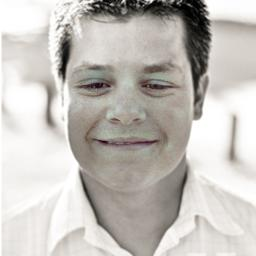
#> input picture test_fake.jpg, 256 x 256 px; its folder holds only this picture in this run
$ python -i step2_detect_faces.py   (imports and definitions only)
#> lines starting #> are read from the running program, lines starting #| are printed output that depends on the picture
#!/usr/bin/env python3
"""VeriGuard - Step 2: Face Detection & Train/Val/Test Split"""

import os
import cv2
from pathlib import Path
from tqdm import tqdm
from sklearn.model_selection import train_test_split

BASE_DIR = Path.home() / 'repo' / 'veriguard'
PROCESSED_PATH = BASE_DIR / 'data' / 'processed'
TARGET_SIZE = 299  # XceptionNet input size
MIN_FACE_SIZE = 80
TRAIN_RATIO = 0.70
VAL_RATIO = 0.15
TEST_RATIO = 0.15

# [9 lines not run here, left out]
face_cascade = cv2.CascadeClassifier(
    cv2.data.haarcascades + 'haarcascade_frontalface_default.xml'
)
# [1 line not run here, left out]

def detect_and_crop_face(img_path, target_size=299, min_size=80):
    """Detect largest face and crop to target size"""
#> called with img_path = '../test_fake.jpg', target_size = 299, min_size = 80
    try:
        img = cv2.imread(str(img_path))
#> img is the input picture: shape (256, 256, 3); mean B, G, R 187.1, 192.2, 196
        if img is None:
            return None

        gray = cv2.cvtColor(img, cv2.COLOR_BGR2GRAY)
        faces = face_cascade.detectMultiScale(
            gray,
            scaleFactor=1.1,
            minNeighbors=5,
            minSize=(min_size, min_size)
        )
#> faces = [[44, 19, 165, 165]]

        if len(faces) == 0:
            return None

        # Get largest face
        x, y, w, h = max(faces, key=lambda f: f[2] * f[3])
#> x = 44; y = 19; w = 165; h = 165

        # Add 20% margin
        margin = int(w * 0.2)
#> margin = 33
        x = max(0, x - margin)
#> x = 11
        y = max(0, y - margin)
#> y = 0
        w = min(img.shape[1] - x, w + 2 * margin)
#> w = 231
        h = min(img.shape[0] - y, h + 2 * margin)
#> h = 231

        # Crop and resize
        face = img[y:y+h, x:x+w]
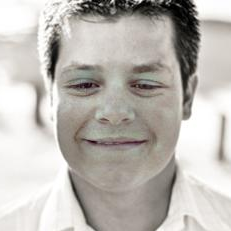
#> face: shape (231, 231, 3); mean B, G, R 179.5, 184.9, 189
        face_resized = cv2.resize(face, (target_size, target_size))

        return face_resized
    except:
        return None

# ============================================================
# STEP 2.1: COLLECT FRAME PATHS
# ============================================================

# [3 lines not run here, left out]

real_frames = list((PROCESSED_PATH / 'Real').glob('*.jpg'))
fake_frames = []

fake_datasets = ['Deepfakes', 'FaceSwap', 'Face2Face', 'NeuralTextures']
# [17 lines not run here, left out]

# Split real frames
# [3 lines that did not run here, left out]
# [3 lines that did not run here, left out]

# Split fake frames
# [3 lines that did not run here, left out]
# [3 lines that did not run here, left out]

# [13 lines not run here, left out]

def process_split(frame_list, output_dir, split_name, class_name):
    """Process frames with face detection"""
    output_dir.mkdir(parents=True, exist_ok=True)

    success = 0
    failed = 0

    for frame_path in tqdm(frame_list, desc=f"  {split_name}/{class_name}", ncols=70, leave=False):
        face = detect_and_crop_face(frame_path, TARGET_SIZE, MIN_FACE_SIZE)

        if face is not None:
            output_path = output_dir / f"{frame_path.stem}_face.jpg"
            cv2.imwrite(str(output_path), face)
            success += 1
        else:
            failed += 1

    return success, failed

# Process all splits
# [5 lines that did not run here, left out]

total_success = 0
total_failed = 0

# [41 lines not run here, left out]

>>> result = detect_and_crop_face('../test_fake.jpg')

$ run again, on wow.jpg
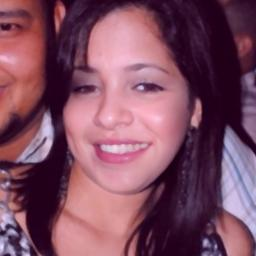
#> input picture wow.jpg, 256 x 256 px
#> in detect_and_crop_face, img is the input picture: shape (256, 256, 3); mean B, G, R 96.4, 76.4, 125.8
#> in detect_and_crop_face, `gray = cv2.cvtColor(img, cv2.COLOR_BGR2GRAY)`:
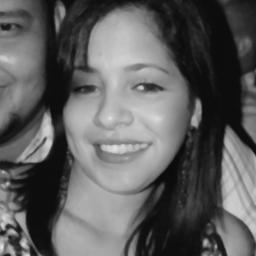
#> gray: shape (256, 256); min 9, max 229, mean 93.5
#> faces = [[44, 35, 151, 151]]
#> in detect_and_crop_face, `x, y, w, h = max(faces, key=lambda f: f[2] * f[3])`: x = 44; y = 35; w = 151
#> margin = 30
#> in detect_and_crop_face, `x = max(0, x - margin)`: x = 14
#> in detect_and_crop_face, `y = max(0, y - margin)`: y = 5
#> in detect_and_crop_face, `w = min(img.shape[1] - x, w + 2 * margin)`: w = 211
#> in detect_and_crop_face, `face = img[y:y+h, x:x+w]`:
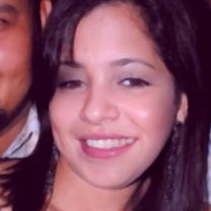
#> face: shape (211, 211, 3); mean B, G, R 96.6, 77.3, 129.6
